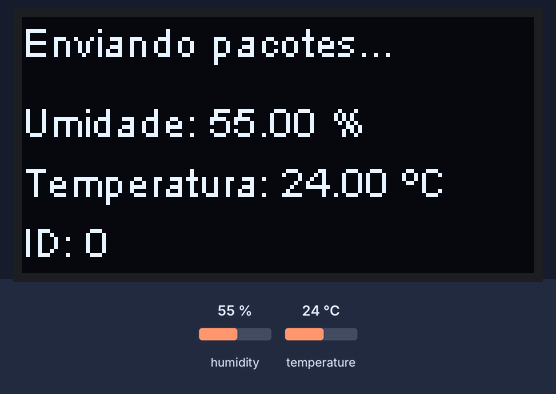
A sketch run on a simulated ESP32. Shown: 128×64 one-colour display. The test bench sets the inputs (shaded band); at power-on: humidity 55 %, temperature 24 °C. What the sketch prints to the serial monitor is not drawn.

Above: at 8.5 s.
8.6 s: humidity set to 22 %
At 13.5 s:
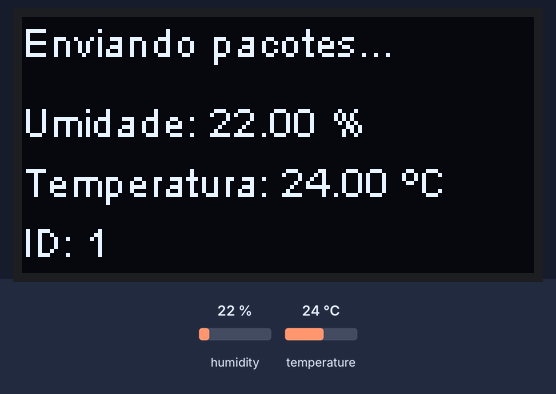
17.3 s: temperature set to 12 °C
At 21.6 s:
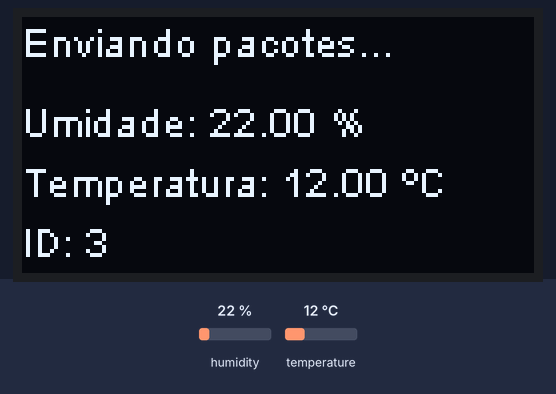
25.8 s: humidity set to 40 %
At 29.8 s:
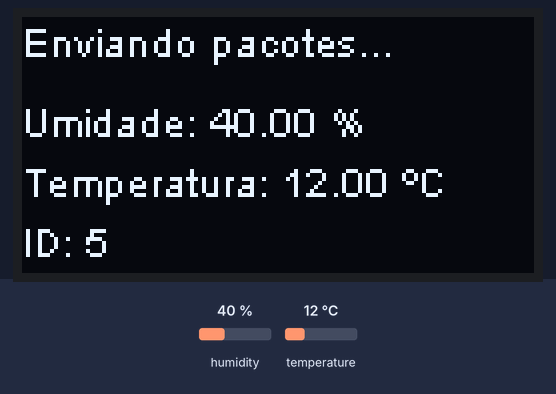
34.0 s: temperature set to 19 °C
At 37.9 s:
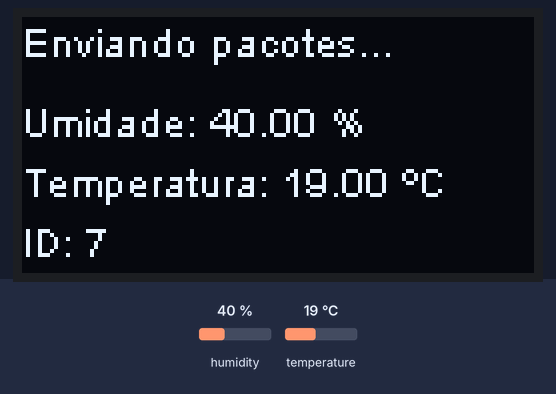
Timing chart, 0 to 39.4 s (numbered marks = the images above; inputs shaded):
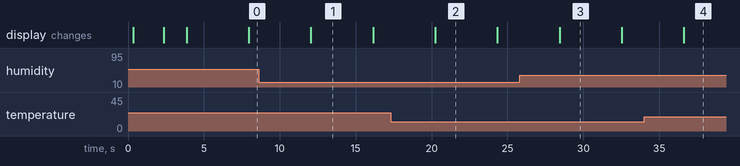

The sketch:

PEC_Sender.ino
```cpp
/*
*****************************************************************
|PRÁTICAS DE ENGENHARIA - C                                     |
|                                                               |
|PROJETO - AgroSense                                            |
|                                                               |
|Serviço de monitoramento de parâmetros do setor agropecuário   |
|                                                               |
|Isabela Marcondes do Amaral       RA: 17118902                 |
|Leonardo Zanetti Machado          RA: 17244971                 |
|Luiz Henrique Martani e Silva     RA: 17751702                 |
*****************************************************************
*/

//  Inclusão de todas as bibliotecas necessárias
#include "heltec.h"
#include "DHT.h"
#include "puc.h"

//  Definição da frequência utilizada pelo dispositivo (915 MHz)
#define BAND    915E6

//  Definição do pino no qual será conectado o sensor de temperatura
#define DHTPIN 21
#define DHTTYPE DHT22

//  Inicialização das bibliotecas necessárias
DHT dht(DHTPIN, DHTTYPE);


//  Variáveis

float humi;
float temp;

int ID =0;
String Pacote = "";

void logo()
{
  //  Configuração do display OLED
  Heltec.display->clear();
  Heltec.display->drawXbm(0, 0, puc_width, puc_height, puc_bits);
  delay(2000);
  Heltec.display->display();
}

void setup()
{
  dht.begin();
  //  Inicialização do display OLED da placa
  Heltec.begin(true /*DisplayEnable Enable*/, true /*Heltec.Heltec.Heltec.LoRa Disable*/, true /*Serial Enable*/, true /*PABOOST Enable*/, BAND /*long BAND*/);
  Heltec.display->init();
  Heltec.display->flipScreenVertically();
  Heltec.display->setFont(ArialMT_Plain_10);
  logo();
  delay(1500);
  Heltec.display->clear();

  Heltec.display->drawString(0, 0, "LoRa inicializado!");
  Heltec.display->display();
  delay(1000);

  //  Inicialização do Monitor Serial
  Serial.begin(9600);
  delay(1000);
}

void loop()
{
  //  Refresh do display OLED
  Heltec.display->clear();
  Heltec.display->setTextAlignment(TEXT_ALIGN_LEFT);
  Heltec.display->setFont(ArialMT_Plain_10);

  hum();
  tmp();

  //  Envio dos dados por RF
  envio();
  delay(2000);

  Heltec.display->display();
}
```

envio_dos_dados.ino
```cpp
void envio()
{
  Pacote = String(ID) + "/" + String(humi) + "&" + String(temp);
  LoRa.beginPacket();
  LoRa.print(Pacote);
  LoRa.endPacket();

  //  Exibição dos dados no display OLED
  Heltec.display->clear();
  Heltec.display->drawString(0, 0, "Enviando pacotes...");
  Heltec.display->drawString(0, 20, "Umidade: " + String(humi) + " %");
  Heltec.display->drawString(0, 35, "Temperatura: " + String(temp) + " ºC");
  Heltec.display->drawString(0, 50, "ID: " + String(ID));
  Heltec.display->display();

  Serial.print("Enviando pacote: ");
  Serial.println(ID);

  ID++;
}
```

temperatura.ino
```cpp
void tmp()
{
  temp = dht.readTemperature();
  if (isnan(temp)) {
    Serial.println(F("Failed to read from DHT sensor!"));
    return;
  }
  Serial.print("Temperatura: ");
  Serial.print(temp);
  Serial.println("*C");
  delay(1000);
}
```

umidade.ino
```cpp
void hum()
{
  humi = dht.readHumidity();
  if (isnan(humi)) {
    Serial.println(F("Failed to read from DHT sensor!"));
    return;
  }
  Serial.print("Umidade: ");
  Serial.print(humi);
  Serial.println("%");
  delay(1000);
}
```

Source omitted: puc.h (data table, 6484 bytes)

Measured:
- what the display in image 1 shows lasts 4.1 s, from 12.1 s to 16.2 s
